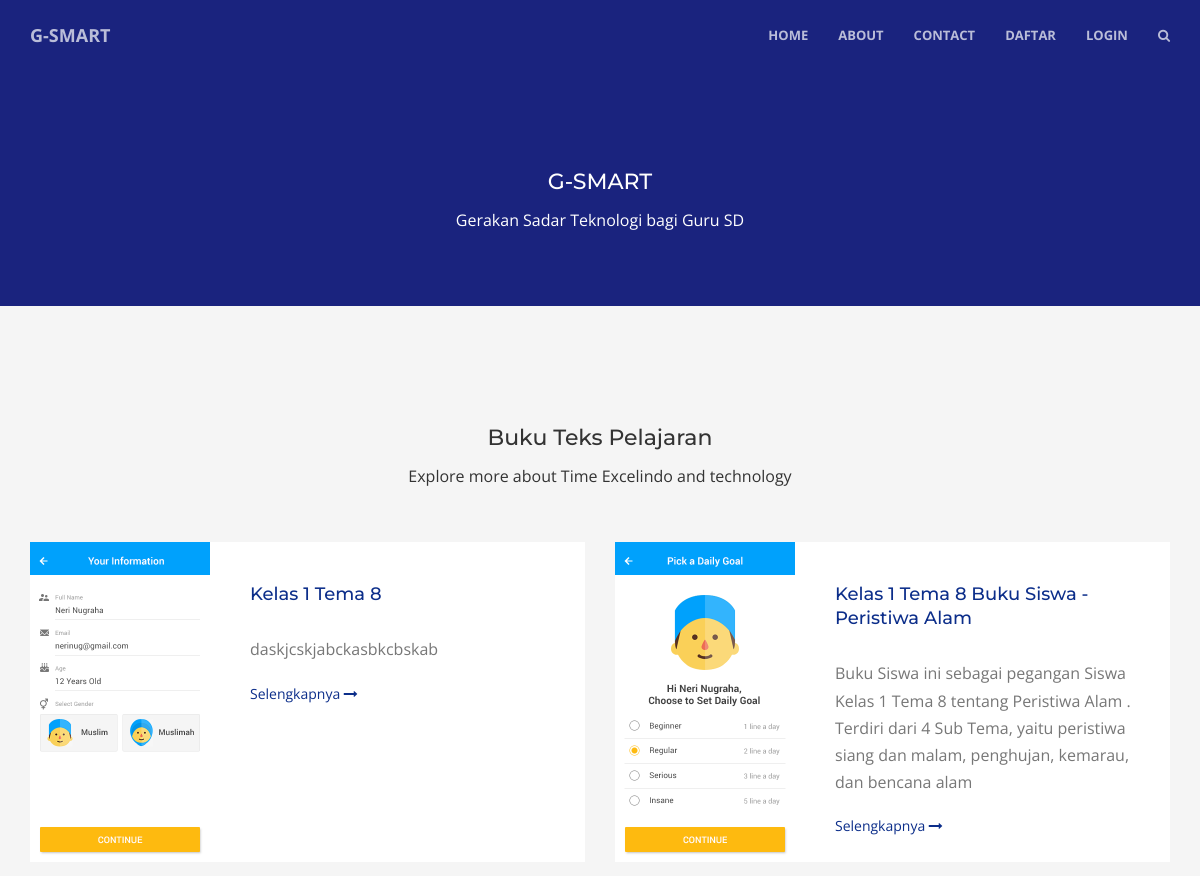
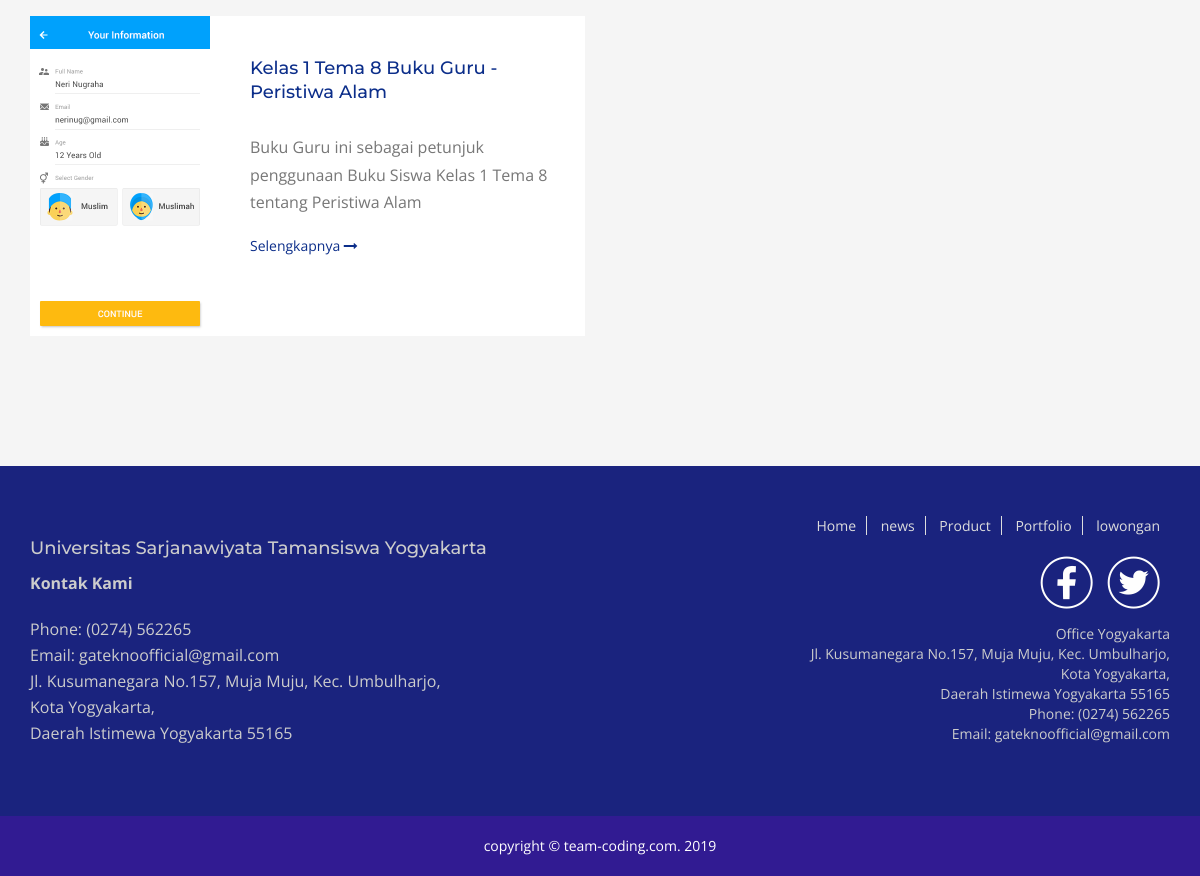
The app's page /index.php/buku with its own data (2 pictures, top to bottom).
### tables this page shows
CREATE TABLE `pengaturan` (
  `id_pengaturan` tinyint(3) NOT NULL,
  `kolom_pengaturan` varchar(100) NOT NULL,
  `isi_pengaturan` text NOT NULL
);

CREATE TABLE `buku` (
  `id_buku` int(11) NOT NULL,
  `id_guru` int(11) NOT NULL,
  `kelas` int(11) NOT NULL,
  `tahun` int(11) NOT NULL,
  `topik` varchar(225) NOT NULL,
  `judul` varchar(225) NOT NULL,
  `pengarang` varchar(225) NOT NULL,
  `deskripsi` text NOT NULL,
  `kata_kunci` text NOT NULL,
  `cover` varchar(225) NOT NULL,
  `file` varchar(225) NOT NULL,
  `kurikulum` varchar(225) NOT NULL
);

### application/controllers/Buku.php (called while the page is built, shortened)
<?php
class Buku extends CI_Controller {
	public function __construct()
	{
		$this->load->model("Mbuku");
	}
	public function index(){
		$data['buku'] = $this->Mbuku->tampil_buku();
		$this->load->view('pengunjung/buku',$data);
	}
}

### index.php (called while the page is built, shortened)
<?php
require_once BASEPATH.'core/CodeIgniter.php';

### application/helpers/tgl_indo_helper.php (called while the page is built, shortened)
<?php
function ambil_isi_pengaturan($kolom)
{
	$CI =& get_instance();
	$CI->db->where('kolom_pengaturan', $kolom);
	$pecah = $CI->db->get('pengaturan')->row_array();
	return $pecah["isi_pengaturan"];
}
?>

### application/models/Mbuku.php (called while the page is built, shortened)
<?php
class Mbuku extends CI_Model {
	function tampil_buku(){
		$this->db->order_by('id_buku', 'desc');
		return $this->db->get('buku')->result_array();
	}
}

### application/views/pengunjung/buku.php (the view, shortened to what this page needs)
<!DOCTYPE html>
<html lang="en">
<head>
    <link href="https://cdnjs.cloudflare.com/ajax/libs/twitter-bootstrap/3.3.7/css/bootstrap.min.css" rel="stylesheet">
    <link href="https://cdnjs.cloudflare.com/ajax/libs/font-awesome/4.6.3/css/font-awesome.min.css" rel="stylesheet">
    <link rel="stylesheet" href="https://cdnjs.cloudflare.com/ajax/libs/OwlCarousel2/2.3.4/assets/owl.carousel.min.css">
    <link rel="stylesheet" href="https://cdnjs.cloudflare.com/ajax/libs/OwlCarousel2/2.3.4/assets/owl.theme.default.css">
    <link href="<?php echo base_url("pengunjung/animate/animate.css") ?>" rel="stylesheet">
    <link href="<?php echo base_url("pengunjung/css/creative.css") ?>" rel="stylesheet">
</head>
<body id="page-top">
    <?php include 'menu.php'; ?>
    <section class="topbar">
        <div class="container">
            <div class="row">
                <div class="col-lg-8 col-lg-offset-2 text-center">
                 <?php echo ambil_isi_pengaturan("header") ?>
             </div>
         </div>
     </div>
 </section>
 <section class="blog">
    <div class="container">
        <div class="row">
            <div class="col-lg-12 text-center">
                <?php echo ambil_isi_pengaturan("home_buku") ?>
            </div>
        </div>
    </div>
    <div class="container">
        <div class="row">
            <?php foreach ($buku as $key => $value): ?>
                <div class="col-md-6 wow">
                    <div class="post">
                        <div class="post-image">
                            <img src="<?php echo base_url("pengunjung/buku/".$value["cover"]) ?>" alt="<?php echo $value["judul"] ?>">
                        </div>
                        <div class="post-info">
                            <h2>
                                <a href="<?php echo base_url("buku/detail/".$value["id_buku"]) ?>">
                                    <?php echo $value["judul"] ?>
                                </a>
                            </h2>
                            <p>
                                <?php echo strip_tags($value['deskripsi']); ?>
                            </p>
                            <a href="<?php echo base_url("buku/detail/".$value["id_buku"]) ?>">Selengkapnya <i class="fa fa-long-arrow-right"></i></a>
                        </div>
                    </div>
                </div>
                <?php endforeach ?>
        </div>
    </div>
</section>
<footer class="footer">
    <div class="footer-top">
        <div class="container">
            <div class="row">
                <?php echo ambil_isi_pengaturan("footer_1") ?>
                <?php echo ambil_isi_pengaturan("footer_2") ?>
            </div>
        </div>
    </div>
    <div class="footer-bottom">
        <div class="container">
            <div class="row">
                <div class="col-md-6 col-md-offset-3 text-center">
                    <?php echo ambil_isi_pengaturan("footer_copyright") ?>
                </div>
            </div>
        </div>
    </div>
</footer>
</body>
</html>

### application/views/pengunjung/menu.php (shortened to what this page needs)
<nav id="mainNav" class="navbar navbar-default navbar-fixed-top">
    <div class="container">
        <div class="navbar-header">
            <a class="navbar-brand page-scroll" href="#page-top">G-SMART</a>
        </div>
        <div class="collapse navbar-collapse" id="naff">
            <ul class="nav navbar-nav navbar-right">
                <li>
                    <a href="<?php echo base_url() ?>">Home</a>
                </li>
                <li><a href="<?php echo base_url("career") ?>">About</a></li>
                <li><a href="<?php echo base_url("contact") ?>">Contact</a></li>
                <?php if (empty($_SESSION['user']) || !isset($_SESSION['user'])): ?>
                <li><a href="<?php echo base_url("daftar") ?>">Daftar</a></li>
                <li><a href="#" data-toggle="modal" data-target="#login">Login</a></li>
                <?php else: ?>
                    <li><a href="<?php echo base_url("profil"); ?>">Profile</a></li>
                    <li><a href="<?php echo base_url("welcome/logout"); ?>">Logout</a></li>
                <?php endif ?>
                <li>
                    <a class="search-icon" href="">
                        <i class="fa fa-search"></i>
                    </a>
                </li>
            </ul>
        </div>
    </div>
</nav>

### pengunjung/css/creative.css (style rules this page uses)
html, body { height: 100%; width: 100%; }
body { font-family: 'Open Sans', sans-serif; }
a { -webkit-transition: all 0.35s; -moz-transition: all 0.35s; transition: all 0.35s; color: #0c2e8a; text-decoration: none; }
h1, h2, h3, h4, h5, h6 { font-family: 'Montserrat', sans-serif; }
p { font-size: 16px; line-height: 2; margin-bottom: 20px; }
h1 { font-size: 22px; }
h2 { font-size: 18px; line-height: 24px; }
.navbar-default { padding: 10px 0px; background-color: white; border-color: rgba(34, 34, 34, 0.05); font-family: 'Open Sans', 'Helvetica Neue', Arial, sans-serif; -webkit-transition: all 0.35s; -moz-transition: all 0.35s; transition: all 0.35s; }
.navbar-default .navbar-header .navbar-brand { color: #F05F40; font-family: 'Open Sans', 'Helvetica Neue', Arial, sans-serif; font-weight: 700; text-transform: uppercase; }
.navbar-default .nav > li > a, .navbar-default .nav > li > a:focus { text-transform: uppercase; font-weight: 700; font-size: 13px; color: #222222; }
@media (min-width: 768px) { .navbar-default { background-color: transparent; border:0px; } }
@media (min-width: 768px) { .navbar-default .navbar-header .navbar-brand { color: rgba(255, 255, 255, 0.7); } }
@media (min-width: 768px) { .navbar-default .nav > li > a, .navbar-default .nav > li > a:focus { color: rgba(255, 255, 255, 0.7); } }
.footer .footer-top { color: #ccc; padding: 50px 0px; background: #1A237E; }
.footer .footer-top p { line-height: 26px; }
.footer .footer-top ul.footer-menu { margin: 0px; padding: 0px; margin-bottom: 20px; }
.footer .footer-top ul.footer-menu li { display: inline-block; }
.footer .footer-top ul.footer-menu li a { padding-right: 10px; padding-left: 10px; border-right: 1px solid #ddd; text-decoration: none; color: #ddd; }
.footer .footer-top ul.footer-menu li:last-child a { border-right: 0px solid; }
.footer .footer-top ul.footer-sosmed { margin: 0px; padding: 0px; }
.footer .footer-top ul.footer-sosmed li { display: inline-block; margin-right: 10px; }
.footer .footer-bottom { color: #fff; padding: 20px 0px; background: #311B92; }
body { webkit-tap-highlight-color: #222222; }
.blog { padding: 100px 0px; background: #f5f5f5; }
.blog .post { width:100%; height:auto; display:flex; background: #fff; margin-bottom: 30px; }
.blog .post .post-image { min-width: 200px; max-width: 200px; max-height: 320px; height: 320px; overflow: hidden; position: relative; }
.blog .post .post-image img { height: 100%; transition: all .2s ease-in-out; }
.blog .post .post-info { padding: 20px; }
.blog .post .post-info h2 { margin-bottom: 30px; }
.blog .post .post-info p { line-height: 1.7em; color: #777; margin: 20px 0; }
.topbar { background: #1A237E; padding: 150px 0px 50px 0px; background-size: cover; background-repeat: no-repeat; }
.topbar h1 { color: #fff; }
.topbar p { color: #fff; }

### records on screen
pengaturan: isi_pengaturan "G-SMART Gerakan Sadar Teknologi bagi Guru SD"
pengaturan: isi_pengaturan "Buku Teks Pelajaran Explore more about Time Excelindo and technology"
buku: cover (picture), judul "Kelas 1 Tema 8", deskripsi "daskjcskjabckasbkcbskab"
buku: cover (picture), judul "Kelas 1 Tema 8 Buku Siswa - Peristiwa Alam", deskripsi "Buku Siswa ini sebagai pegangan Siswa Kelas 1 Tema 8 tentang Peristiwa Alam . Terdiri dari 4 Sub Tema, yaitu peristiwa siang dan malam, penghujan, kemarau, dan bencana alam"
buku: cover (picture), judul "Kelas 1 Tema 8 Buku Guru - Peristiwa Alam", deskripsi "Buku Guru ini sebagai petunjuk penggunaan Buku Siswa Kelas 1 Tema 8 tentang Peristiwa Alam"
pengaturan: isi_pengaturan "Universitas Sarjanawiyata Tamansiswa Yogyakarta Kontak Kami Phone: (0274) 562265 Email: gateknoofficial@gmail.com Jl. Kusumanegara No.157, Muja Muju, Kec. Umbulharjo, Kota Yogyakarta, Daerah Istimewa Yogyakarta 55165"
pengaturan: isi_pengaturan "Home news Product Portfolio lowongan Office Yogyakarta Jl. Kusumanegara No.157, Muja Muju, Kec. Umbulharjo, Kota Yogyakarta, Daerah Istimewa Yogyakarta 55165 Phone: (0274) 562265 Email: gateknoofficial@gmail.com", isi_pengaturan (picture)
pengaturan: isi_pengaturan "copyright © team-coding.com. 2019"
